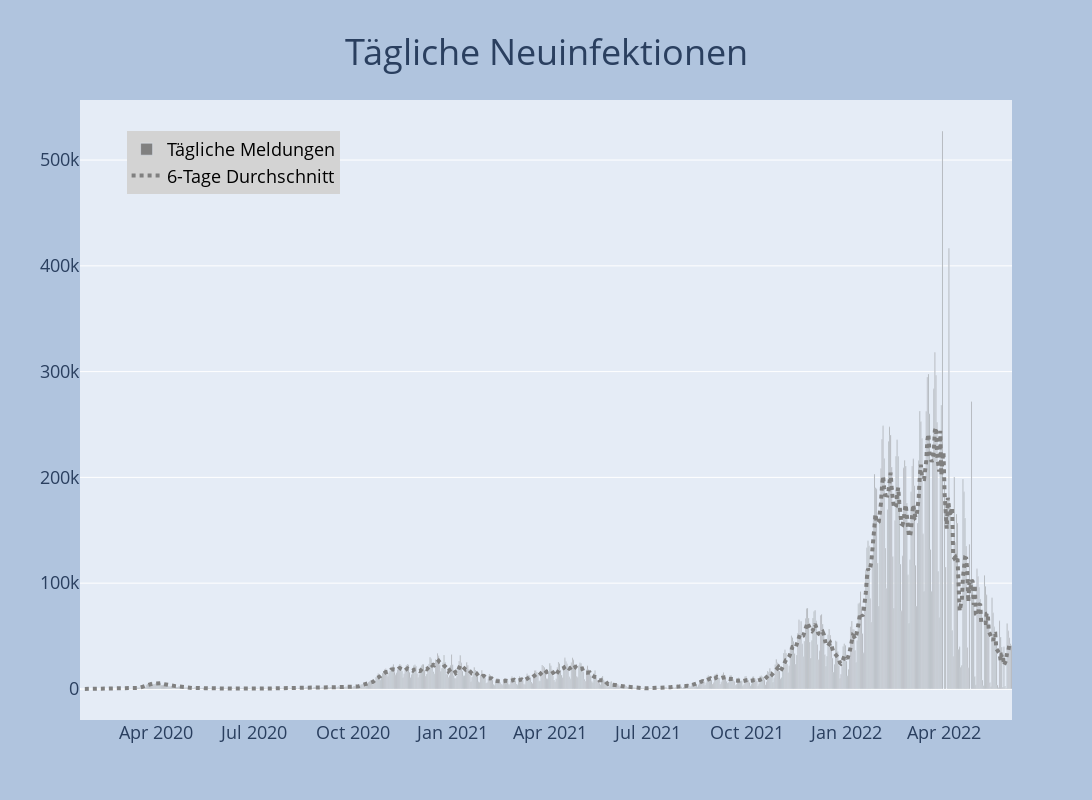

The code cell stored with this chart in its notebook:
### Code cell
fig = go.Figure()
fig.add_trace(go.Bar(x=df.datum, y=df.neu_infiziert, marker_color='grey',name='Tägliche Meldungen'))
fig.add_trace(go.Scatter(x=df.datum, y=df.neu_mean,line=dict(color='grey', width=4, dash='dot'), name='6-Tage Durchschnitt'))
fig = plot_layout(fig, 'Tägliche Neuinfektionen')
fig.show()

### Figure 1 — Plotly figure (JSON) as saved in the notebook; plotly's stock layout.template omitted (floating-point values rounded to 4 significant figures; data arrays with more than 128 entries replaced by an {"elided": "..."} marker saying what was removed)
{"data": [{"marker": {"color": "grey"}, "name": "Tägliche Meldungen", "type": "bar", "x": {"elided": "864 str values"}, "y": {"elided": "864 int values"}}, {"line": {"color": "grey", "dash": "dot", "width": 4}, "name": "6-Tage Durchschnitt", "type": "scatter", "x": {"elided": "864 str values"}, "y": {"elided": "864 float values"}}], "layout": {"autosize": false, "height": 800, "hovermode": "x", "legend": {"bgcolor": "lightgray", "font": {"color": "black", "size": 18}, "x": 0.05, "y": 0.95}, "paper_bgcolor": "LightSteelBlue", "title": {"font": {"size": 36}, "text": "Tägliche Neuinfektionen", "x": 0.5, "xanchor": "center", "y": 0.95}, "width": 1600, "xaxis": {"tickfont": {"size": 18}}, "yaxis": {"tickfont": {"size": 18}}}}
